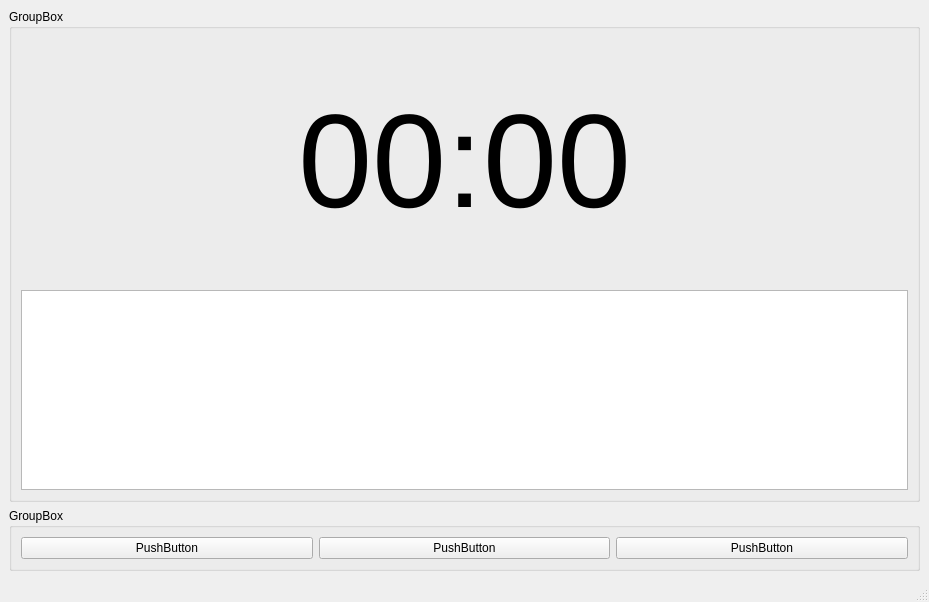
<?xml version="1.0" encoding="UTF-8"?>
<ui version="4.0">
 <class>MainWindow</class>
 <widget class="QMainWindow" name="MainWindow">
  <property name="geometry">
   <rect>
    <x>0</x>
    <y>0</y>
    <width>929</width>
    <height>602</height>
   </rect>
  </property>
  <property name="windowTitle">
   <string>MainWindow</string>
  </property>
  <widget class="QWidget" name="centralwidget">
   <layout class="QVBoxLayout" name="verticalLayout_2">
    <item>
     <widget class="QGroupBox" name="groupBox_2">
      <property name="title">
       <string>GroupBox</string>
      </property>
      <layout class="QVBoxLayout" name="verticalLayout">
       <item>
        <widget class="QLabel" name="lb_timer">
         <property name="font">
          <font>
           <pointsize>100</pointsize>
          </font>
         </property>
         <property name="text">
          <string>00:00</string>
         </property>
         <property name="alignment">
          <set>Qt::AlignCenter</set>
         </property>
        </widget>
       </item>
       <item>
        <widget class="QTextBrowser" name="tb_lap">
         <property name="maximumSize">
          <size>
           <width>16777215</width>
           <height>200</height>
          </size>
         </property>
        </widget>
       </item>
      </layout>
     </widget>
    </item>
    <item>
     <widget class="QGroupBox" name="groupBox">
      <property name="title">
       <string>GroupBox</string>
      </property>
      <layout class="QHBoxLayout" name="horizontalLayout">
       <item>
        <widget class="QPushButton" name="pb_start_stop">
         <property name="text">
          <string>PushButton</string>
         </property>
        </widget>
       </item>
       <item>
        <widget class="QPushButton" name="pb_lap">
         <property name="text">
          <string>PushButton</string>
         </property>
        </widget>
       </item>
       <item>
        <widget class="QPushButton" name="pb_reset">
         <property name="text">
          <string>PushButton</string>
         </property>
        </widget>
       </item>
      </layout>
     </widget>
    </item>
   </layout>
  </widget>
  <widget class="QMenuBar" name="menubar">
   <property name="geometry">
    <rect>
     <x>0</x>
     <y>0</y>
     <width>929</width>
     <height>21</height>
    </rect>
   </property>
  </widget>
  <widget class="QStatusBar" name="statusbar"/>
 </widget>
 <resources/>
 <connections/>
</ui>
